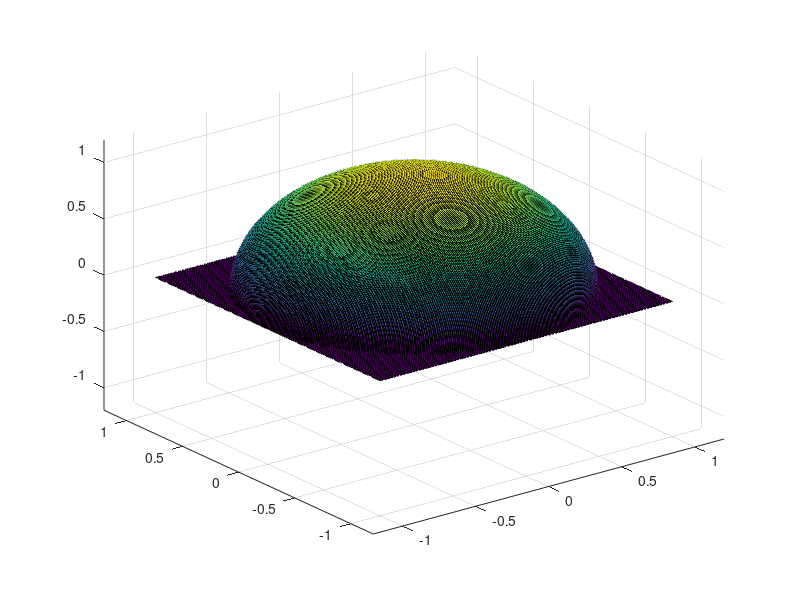

The MATLAB script that drew this image: (Note: this script raises an error after producing the figure.)
%Uses a simpler model g(x,y) = g(x)*g(y) in the simulation 

clear all;
close all;
clc;

x(:,1) = [4,20,20]';
x_hat_k(:,1) = [3,40,40]';

y_hat_series(1) = 0;


%Noise Covariance Matrices and Kalman filter parameters
Q_system = 0.01*[1,0,0;0,10,0;0,0,10];
Q = 0.1*[1,0,0;0,10,0;0,0,10;];
R = eye(3);
R_inv = inv(R);
R_system = 0.1*eye(2);

P(:,:,1) = [1,0,0;0,10,0;0,0,10];
P_current = P(:,:,1);

%System Matrices
A = eye(3);
B = [0,0;1,0;0,1];

%Scanning parameters
angle_bias(1) = 0;
phi = 20;
scan_radius = 10;


%Initial position parameters
theta(1) = 45;
psi(1) = -120;

scan_theta(1) = 45;
scan_psi(1) = -110;

%Previous values needed for initialisation
u2_previous = 0.1;
u3_previous = 0.1;

u2_k = 0.0;
u3_k = 0.0;

u2 = [u2_k; u2_previous];
u3 = [u3_k; u3_previous];

previous_measurement = 0;
previous_previous_measurement = 0;

diff_sum = 0;
previous_difference = 0;
normal_u2 = 0;
normal_u3 = 0;


num_iteration = 400;

[X,Y] = meshgrid(-1:0.01:1);
r_source = 1.2;
Z = real(sqrt(1-X.*X - Y.*Y));
hFig = figure;
%set(hFig, 'Position', [680 678 1400 1050])
surf(X,Y,real(Z));
frame(1) = getframe;
hold on;
for i=2:num_iteration
    
    %set(hFig, 'Position', [680 678 1400 1050])
    surf(X,Y,real(Z));
    hold on;
    axis(0.6*[-2 2 -2 2 -2 2])
    i
	tic;
	x(:,i) = x(:,i-1)+ [0; normal_u2;normal_u3] + 0*0.1*[0; 1;1] + [normrnd(0,Q_system(1,1)); normrnd(0,Q_system(2,2));normrnd(0,Q_system(3,3))];
	%theta(i) = theta(i-1) + u3_k;
    
	x1_hat_k = x_hat_k(1,i-1);
    x2_hat_k = x_hat_k(2,i-1);
    x3_hat_k = x_hat_k(3,i-1);
    
    x1 = x(1,i);
    x2 = x(2,i);
    x3 = x(3,i);

    angle_bias(i) = angle_bias(i-1) + phi;
    bias = angle_bias(i);
	previous_alpha_bias = scan_radius*sind(bias-phi);
	previous_beta_bias = scan_radius*cosd(bias-phi);
	alpha_bias = scan_radius*sind(bias);
	beta_bias = scan_radius*cosd(bias);
    
    alpha_diff = alpha_bias - previous_alpha_bias;
    beta_diff = beta_bias - previous_beta_bias; 
    
    previous_u = [u2,u3];
    scan_parameters = [scan_radius, bias, phi];
    
    C = get_C_matrix(x_hat_k(:,i-1),previous_u,scan_parameters);
    rank_C(i) = rank(C);
    rank(C);
    P_current = A*P_current*A' + Q;
    
    % Output calculation
    measurement = exact_measurement_model(x1,x2 + beta_bias,x3 + alpha_bias) + normrnd(0,R_system(1,1));
    y = [measurement;previous_measurement; previous_previous_measurement];
    y_hat = get_output_array(x_hat_k(:,i-1), previous_u,scan_parameters);
    y_hat_series(i) = y_hat(1); 
    y_series(i) = measurement;
    previous_measurement = measurement;
    previous_previous_measurement = previous_measurement;

    
        
    % Filtering    
    K = P_current*C'*inv(C*P_current*C' + R);
    x_hat_k(:,i) = x_hat_k(:,i-1)+K*(y-y_hat);
    P(:,:,i) = (eye(3) - K*C)*P_current;
    P_current = P(:,:,i);

    difference = abs(y(1)-y_hat(1));
    diff_sum = diff_sum + difference;
    
    if x_hat_k(1,i) < 0
        x_hat_k(1,i) = 0;
    end
    
    if(difference + previous_difference < 2)
        G = 0.2;
        G2 = 0.2;
    else
        G = 0.1;
        G2 = 0;
    end
    
    %G = 0.0;
    previous_difference = difference;
    
    normal_u2 = -G*x_hat_k(2,i);
    normal_u3 = -G*x_hat_k(3,i);
    
    u2 = [normal_u2; u2_previous];
    u3 = [normal_u2; u3_previous];

    u2_previous = normal_u2;
    u3_previous = normal_u3;
    [dummy_u3,u2_k] = angle_transform(normal_u3, normal_u2, theta(i-1));
    u3_k = dummy_u3 - theta(i-1);
    
    psi(i) = psi(i-1) + u2_k;
    theta(i) = theta(i-1) + u3_k; 
    
    
    x_hat_k(:,i) = x_hat_k(:,i)+ [0; normal_u2;normal_u3];
    
    
    %Computations related to plotting and motor commands
     [theta_offset_temp,psi_offset] = angle_transform(alpha_bias, beta_bias, theta(i));
    theta_offset = theta_offset_temp-theta(i);
   
    scan_psi(i) = psi(i) + psi_offset;
    scan_theta(i) = theta(i) + theta_offset;
    
    Motor_command_psi = scan_psi(i) - scan_psi(i-1);
    Motor_command_theta = scan_theta(i) - scan_theta(i-1);
    
    %Estimated source position
    [elevation,azimuth] = angle_transform(x_hat_k(3,i),x_hat_k(2,i),theta(i));
    azimuth = (azimuth+psi(i))*pi/180;
    elevation = (elevation)*pi/180;
    [xe,ye,ze] = sph2cart(azimuth,elevation,r_source);
    
    %Actual source positions
     [elevation,azimuth] = angle_transform(x(3,i),x(2,i),theta(i));
    azimuth = (azimuth+psi(i))*pi/180;
    elevation = (elevation)*pi/180;
    [xa,ya,za] = sph2cart(azimuth,elevation,r_source*1.5);
    
    %Mean receiver position
    azimuth = (azimuth+psi(i))*pi/180;
    elevation = (elevation+psi(i))*pi/180;
    %[xe,ye,ze] = sph2cart(azimuth,elevation,r_source);
    
    %Actual Scan positions 
    xp(i) = cosd(scan_theta(i))*cosd(scan_psi(i));
    yp(i) = cosd(scan_theta(i))*sind(scan_psi(i));
    zp(i) = sind(scan_theta(i));
    plot3(xp,yp,zp,'yo','MarkerFaceColor','y');
    plot3([0 xa],[0 ya],[0 za],'-ro','MarkerFaceColor','r','LineWidth',2);
    plot3([0 xe],[0 ye],[0 ze],'--go','MarkerFaceColor','g','LineWidth',1);
    
    %drawnow;
    frame(i) = getframe;
    t(i) = toc;
    hold off;
end




T = 0.08;
time = T:T:num_iteration*T;



figure;

subplot(4,1,1);
%plot(time,x(1,:));
hold on;
%plot(x_hat_data(1,1:num_iteration),'r');
plot(time,x(1,:),'r');
plot(time,x_hat_k(1,:));
%title('Convergence');
xlabel('Time') % x-axis label
ylabel('$$\hat{x}_1$$','Interpreter','Latex');
legend('Original state','Extended Kalman Filter')

subplot(4,1,2);
hold on;
%plot(time,x(2,:));
%plot(x_hat_data(2,1:num_iteration),'r');
%plot(-20*control_data(1:num_iteration),'k');
plot(time,x(2,:),'r');
plot(time,x_hat_k(2,:));
%ylim([-20,20]);
xlabel('Time') % x-axis label
ylabel('$$\hat{x}_2$$','Interpreter','Latex');

subplot(4,1,3);

hold on;
%plot(time,x(2,:));
%plot(x_hat_data(2,1:num_iteration),'r');
%plot(-20*control_data(1:num_iteration),'k');
plot(time,x(3,:),'r');
plot(time,x_hat_k(3,:));
ylim([-20,20]);
xlabel('Time') % x-axis label
ylabel('$$\hat{x}_3$$','Interpreter','Latex');

subplot(4,1,4);
hold on;
%plot(time,x(2,:));
%plot(y_hat_data(1,1:num_iteration),'r');

plot(time, y_series(1,1:num_iteration),'r');
%plot(time, measurement_data,'k');
plot(time, y_hat_series,'b')
legend('Simulated measurement','Estimated measurement')

ylim([-20,20]);
xlabel('Time') % x-axis label
ylabel('$$\hat{y}$$','Interpreter','Latex');
ylim([0,5]);

%figure;
dummy_x = -50:0.5:50;
dummy_y = gaussian_value(dummy_x);
%plot(dummy_x,dummy_y);



%Movie generation
myVideo = VideoWriter('Videos/basic_scan.avi');
open(myVideo);
writeVideo(myVideo, frame);
close(myVideo);